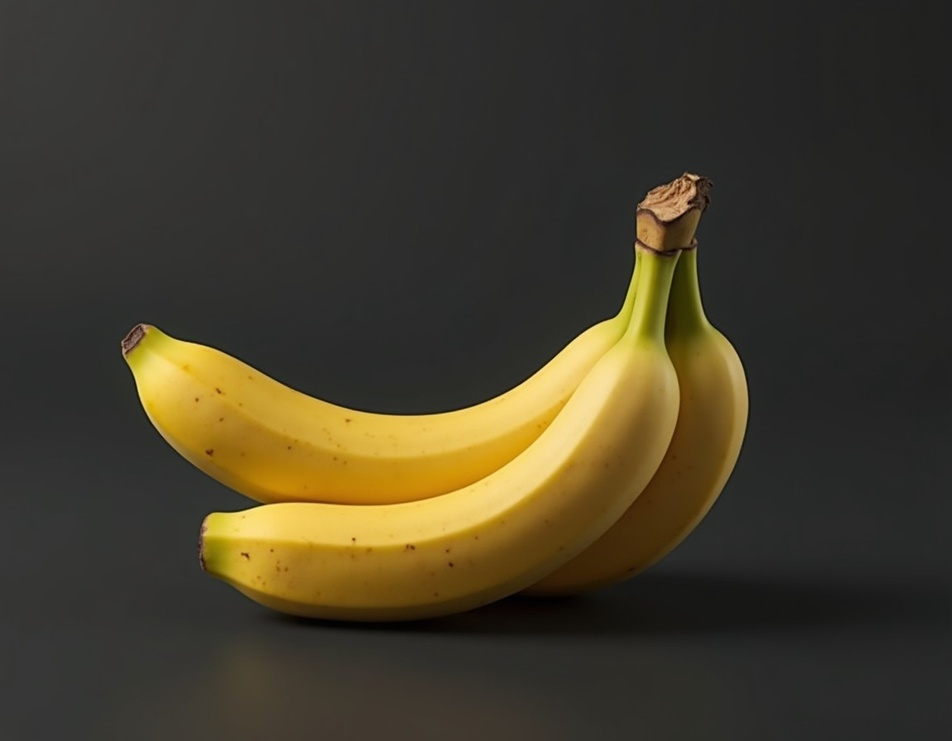
#> input picture platano.jpg, 952 x 741 px, shrunk from 1152 x 896 before the run, found by its file name
$ jupyter execute PDI_6_EcualizacionHistograma.ipynb
#> lines starting #> are read from the running program, lines starting #| are printed output that depends on the picture
<a href="https://colab.research.google.com/github/dilp90/PDI/blob/main/PDI_6_EcualizacionHistograma.ipynb" target="_parent"></a>

# **Procesamiento de histograma: ecualización**

[cell 1]
import cv2
import numpy as np
import matplotlib.pyplot as plt

[cell 2]
# Cargar la imagen en escala de grises
imagen = cv2.imread("/content/platano.jpg", cv2.IMREAD_GRAYSCALE)
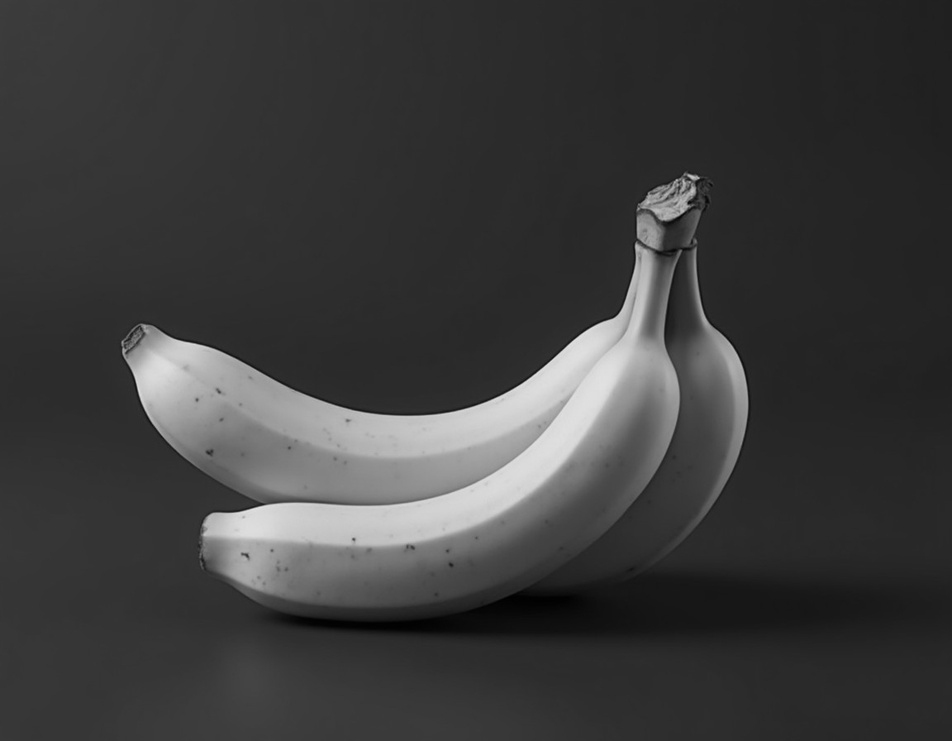
#> imagen: shape (741, 952); min 0, max 227, mean 60.3

# Aplicar ecualización de histograma
imagen_ecualizada = cv2.equalizeHist(imagen)
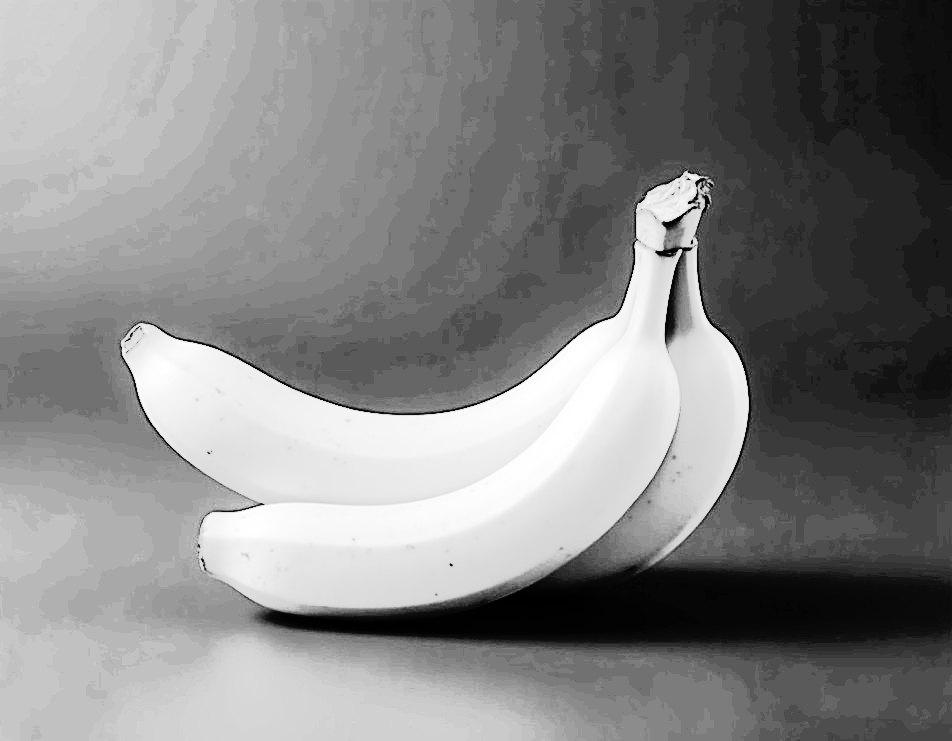
#> imagen_ecualizada: shape (741, 952); min 0, max 255, mean 130.8

# Calcular histogramas antes y después
hist_original = cv2.calcHist([imagen], [0], None, [256], [0,256])
#> hist_original = 256 values, max 32975 at index 43, min 0 at index 228, mean 2755.6
hist_ecualizada = cv2.calcHist([imagen_ecualizada], [0], None, [256], [0,256])
#> hist_ecualizada = 256 values, max 32975 at index 102, min 0 at index 5, mean 2755.6

# Mostrar imágenes y histogramas
plt.figure(figsize=(10,5))

# Imagen Original
plt.subplot(2,2,1)
plt.imshow(imagen, cmap="gray")
plt.title("Imagen Original")
plt.axis("off")

# Histograma Original
plt.subplot(2,2,2)
plt.plot(hist_original, color="black")
plt.title("Histograma Original")
plt.xlabel("Intensidad")
plt.ylabel("Frecuencia")

# Imagen Ecualizada
plt.subplot(2,2,3)
plt.imshow(imagen_ecualizada, cmap="gray")
plt.title("Imagen Ecualizada")
plt.axis("off")

# Histograma Ecualizado
plt.subplot(2,2,4)
plt.plot(hist_ecualizada, color="black")
plt.title("Histograma Ecualizado")
plt.xlabel("Intensidad")
plt.ylabel("Frecuencia")

plt.tight_layout()
plt.show()
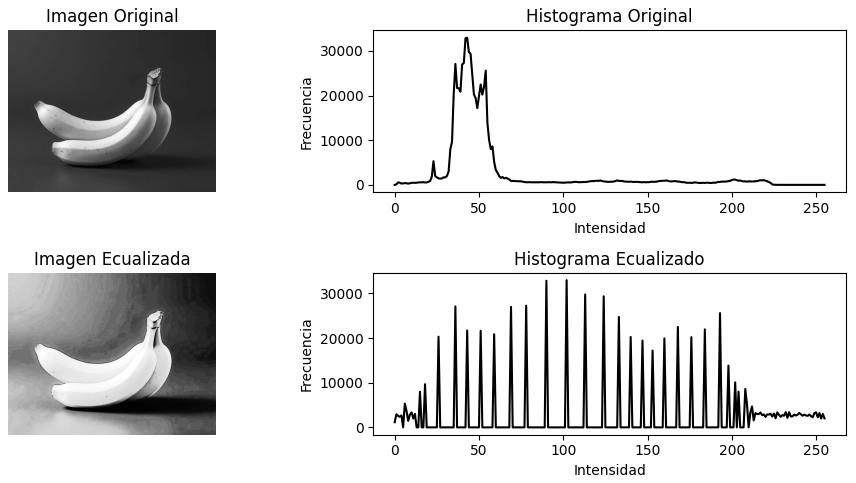
#> figure drawn by matplotlib, 4 panels; panel 2: curve peaks at x = 43, y = 32975; panel 4: curve peaks at x = 102, y = 32975
